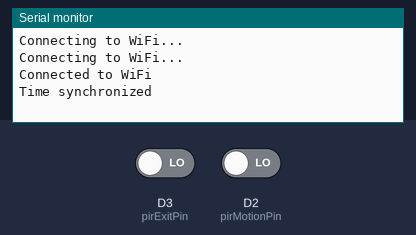
Bench run of a sketch on a simulated ESP8266 (NodeMCU). On the bench: the last lines printed to the serial monitor. Inputs (shaded band) come from the test bench; at power-on: D3 (pirExitPin) LOW, D2 (pirMotionPin) LOW. WiFi joins after 1.5 s; servers stay silent unless stated; uploads are accepted with an empty reply; the local clock reads 2024-03-15 10:24:30 at power-on unless the sketch sets it.

Above: at 3.2 s.
3.3 s: D3 (pirExitPin) driven HIGH
At 5.16 s:
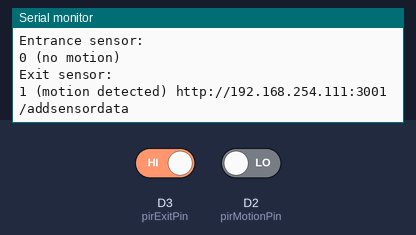
6.3 s: D3 (pirExitPin) driven LOW and D2 (pirMotionPin) driven HIGH
At 10.16 s:
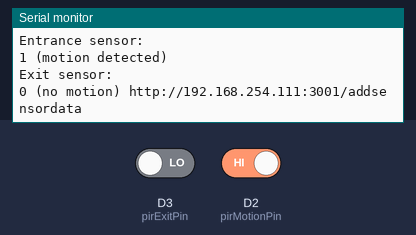

Measured:
- after the input at 3.3 s, the serial monitor: prints a new line after 1.7 s (image 1)
- after the input at 6.3 s, the serial monitor: prints a new line after 3.7 s (image 2)

The sketch:

sketch_may22a.ino
```cpp
#include <ESP8266WiFi.h>
#include <ESP8266HTTPClient.h>
#include <ArduinoJson.h>
#include <time.h>

// Replace with your network credentials
const char* ssid = "GLOBEWIFI";
const char* password = "helloworld";

// Replace with your local server IP and port
const char* serverIP = "http://192.168.254.111:3001";


const int pirMotionPin = D2; // Entrance sensor
const int pirExitPin = D3; // Exit sensor

int pirMotionState = LOW;
int pirExitState = LOW;

unsigned long lastTime = 0;
unsigned long timerDelay = 5000;

void setup() {
  Serial.begin(115200);
  pinMode(pirMotionPin, INPUT);
  pinMode(pirExitPin, INPUT);

  // Connect to Wi-Fi
  WiFi.begin(ssid, password);
  while (WiFi.status() != WL_CONNECTED) {
    delay(1000);
    Serial.println("Connecting to WiFi...");
  }
  Serial.println("Connected to WiFi");

  // Initialize time
  configTime(28800, 0, "pool.ntp.org", "time.nist.gov"); // GMT+8 for Philippines
  while (!time(nullptr)) {
    Serial.print(".");
    delay(1000);
  }
  Serial.println("Time synchronized");
}

void loop() {
  int newPirMotionState = digitalRead(pirMotionPin);
  int newPirExitState = digitalRead(pirExitPin);
  String datetime = getTime();

  // Print status and send data every 5 seconds
  if (millis() - lastTime > timerDelay) {
    lastTime = millis();
    Serial.println("Status: ");
    Serial.println("Entrance sensor: ");
    if (newPirMotionState == HIGH) {
      Serial.println("1 (motion detected) ");
    } else {
      Serial.println("0 (no motion) ");
    }
    Serial.println("Exit sensor: ");
    if (newPirExitState == HIGH) {
      Serial.print("1 (motion detected) ");
    } else {
      Serial.print("0 (no motion) ");
    }

    if (WiFi.status() == WL_CONNECTED) {
      WiFiClient client;
      HTTPClient http;
      String url = String(serverIP) + "/addsensordata";

      http.begin(client, url);
      http.addHeader("Content-Type", "application/json");

      // Create JSON payload
      StaticJsonDocument<200> jsonDoc;
      jsonDoc["entranceCount"] = newPirMotionState;
      jsonDoc["exitCount"] = newPirExitState;
      jsonDoc["time"] = datetime;

      String postData;
      serializeJson(jsonDoc, postData);

      int httpResponseCode = http.POST(postData);

      Serial.println(url);
      if (httpResponseCode > 0) {
        String response = http.getString();
        Serial.println("HTTP Response code: " + String(httpResponseCode));
        Serial.println("Response: " + response);
      } else {
        Serial.print("Error sending data to MongoDB. HTTP Response code: ");
        Serial.println(httpResponseCode);
      }

      http.end();
    } else {
      Serial.println("Error in WiFi connection");
    }
  }
}

String getTime() {
  time_t now;
  struct tm timeinfo;
  char timeString[20]; // Buffer to hold formatted time

  // Get current time
  time(&now);
  localtime_r(&now, &timeinfo);

  // Format time as MM/DD/YY/HH:MM:SS
  snprintf(timeString, sizeof(timeString), "%02d/%02d/%02d/%02d:%02d:%02d",
           timeinfo.tm_mon + 1, timeinfo.tm_mday, timeinfo.tm_year % 100,
           timeinfo.tm_hour, timeinfo.tm_min, timeinfo.tm_sec);

  return String(timeString);
}
```
